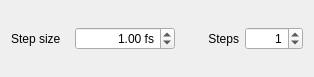
<?xml version="1.0" encoding="UTF-8"?>
<ui version="4.0">
 <class>SESteepestDescentStateUpdaterPropertiesClass</class>
 <widget class="QWidget" name="SESteepestDescentStateUpdaterPropertiesClass">
  <property name="geometry">
   <rect>
    <x>0</x>
    <y>0</y>
    <width>314</width>
    <height>77</height>
   </rect>
  </property>
  <property name="minimumSize">
   <size>
    <width>314</width>
    <height>77</height>
   </size>
  </property>
  <property name="maximumSize">
   <size>
    <width>314</width>
    <height>85</height>
   </size>
  </property>
  <property name="windowTitle">
   <string>Properties</string>
  </property>
  <property name="layoutDirection">
   <enum>Qt::LeftToRight</enum>
  </property>
  <layout class="QGridLayout" name="gridLayout">
   <item row="0" column="0">
    <widget class="QLabel" name="labelStepSize">
     <property name="sizePolicy">
      <sizepolicy hsizetype="Minimum" vsizetype="Preferred">
       <horstretch>0</horstretch>
       <verstretch>0</verstretch>
      </sizepolicy>
     </property>
     <property name="maximumSize">
      <size>
       <width>60</width>
       <height>16777215</height>
      </size>
     </property>
     <property name="frameShadow">
      <enum>QFrame::Raised</enum>
     </property>
     <property name="text">
      <string>Step size</string>
     </property>
     <property name="alignment">
      <set>Qt::AlignLeading|Qt::AlignLeft|Qt::AlignVCenter</set>
     </property>
    </widget>
   </item>
   <item row="0" column="1">
    <widget class="QDoubleSpinBox" name="doubleSpinBoxStepSize">
     <property name="minimumSize">
      <size>
       <width>100</width>
       <height>0</height>
      </size>
     </property>
     <property name="layoutDirection">
      <enum>Qt::LeftToRight</enum>
     </property>
     <property name="alignment">
      <set>Qt::AlignRight|Qt::AlignTrailing|Qt::AlignVCenter</set>
     </property>
     <property name="suffix">
      <string> fs</string>
     </property>
     <property name="decimals">
      <number>2</number>
     </property>
     <property name="maximum">
      <double>10.000000000000000</double>
     </property>
     <property name="singleStep">
      <double>0.100000000000000</double>
     </property>
     <property name="value">
      <double>1.000000000000000</double>
     </property>
    </widget>
   </item>
   <item row="0" column="2">
    <widget class="QLabel" name="labelSteps">
     <property name="frameShadow">
      <enum>QFrame::Raised</enum>
     </property>
     <property name="text">
      <string>Steps</string>
     </property>
     <property name="alignment">
      <set>Qt::AlignRight|Qt::AlignTrailing|Qt::AlignVCenter</set>
     </property>
    </widget>
   </item>
   <item row="0" column="3">
    <widget class="QSpinBox" name="spinBoxSteps">
     <property name="alignment">
      <set>Qt::AlignRight|Qt::AlignTrailing|Qt::AlignVCenter</set>
     </property>
     <property name="maximum">
      <number>1000</number>
     </property>
     <property name="value">
      <number>1</number>
     </property>
    </widget>
   </item>
  </layout>
 </widget>
 <resources/>
 <connections>
  <connection>
   <sender>spinBoxSteps</sender>
   <signal>valueChanged(int)</signal>
   <receiver>SESteepestDescentStateUpdaterPropertiesClass</receiver>
   <slot>onStepsChanged(int)</slot>
   <hints>
    <hint type="sourcelabel">
     <x>217</x>
     <y>178</y>
    </hint>
    <hint type="destinationlabel">
     <x>130</x>
     <y>99</y>
    </hint>
   </hints>
  </connection>
  <connection>
   <sender>doubleSpinBoxStepSize</sender>
   <signal>valueChanged(double)</signal>
   <receiver>SESteepestDescentStateUpdaterPropertiesClass</receiver>
   <slot>onStepSizeChanged(double)</slot>
   <hints>
    <hint type="sourcelabel">
     <x>105</x>
     <y>179</y>
    </hint>
    <hint type="destinationlabel">
     <x>130</x>
     <y>99</y>
    </hint>
   </hints>
  </connection>
 </connections>
 <slots>
  <slot>onStepSizeChanged(double)</slot>
  <slot>onStepsChanged(int)</slot>
 </slots>
</ui>
